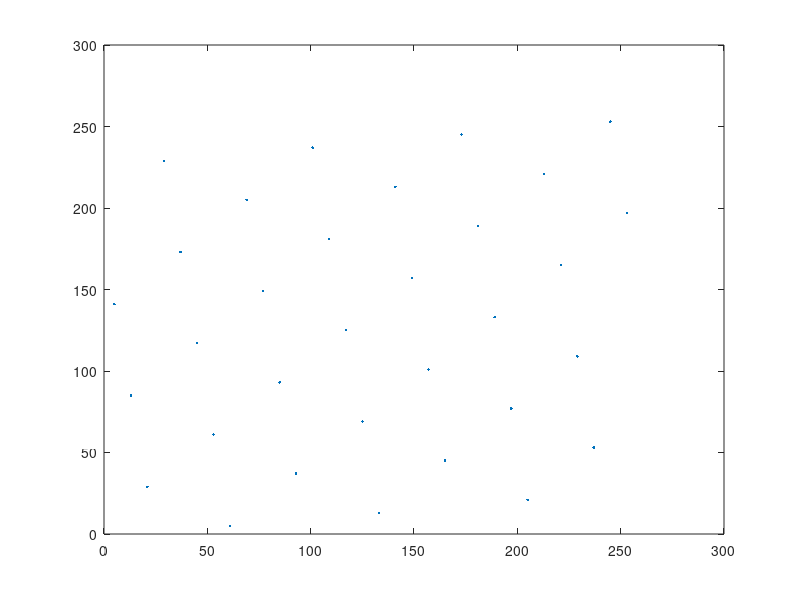

Source code (MATLAB):

x=input('Donner la valeur de x :');
u=zeros(1,60);
u(1)=x;
for i=1:60
    u(i+1)=mod(25*u(i)+16,256);
end;
u/256;
plot(u(1:59),u(2:60),'.');
